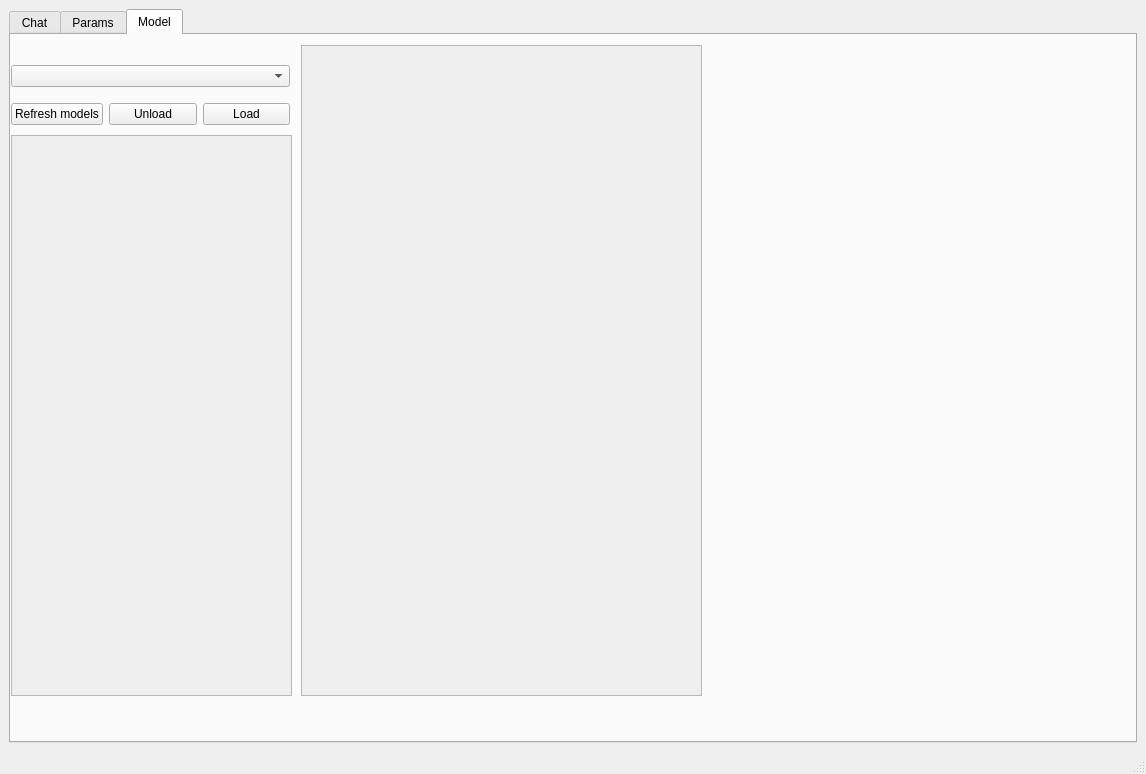
<?xml version="1.0" encoding="UTF-8"?>
<ui version="4.0">
 <class>MainWindow</class>
 <widget class="QMainWindow" name="MainWindow">
  <property name="geometry">
   <rect>
    <x>0</x>
    <y>0</y>
    <width>1146</width>
    <height>774</height>
   </rect>
  </property>
  <property name="windowTitle">
   <string>MainWindow</string>
  </property>
  <widget class="QWidget" name="centralwidget">
   <layout class="QGridLayout" name="gridLayout">
    <item row="0" column="0">
     <widget class="QTabWidget" name="tabWidget">
      <property name="currentIndex">
       <number>2</number>
      </property>
      <widget class="QWidget" name="tabChat">
       <attribute name="title">
        <string>Chat</string>
       </attribute>
       <layout class="QVBoxLayout" name="verticalLayout_2" stretch="0,0,0">
        <item>
         <widget class="QScrollArea" name="chatArea">
          <property name="widgetResizable">
           <bool>true</bool>
          </property>
          <widget class="QWidget" name="chatAreaWidgetContents">
           <property name="geometry">
            <rect>
             <x>0</x>
             <y>0</y>
             <width>1104</width>
             <height>312</height>
            </rect>
           </property>
          </widget>
         </widget>
        </item>
        <item>
         <spacer name="horizontalSpacer">
          <property name="orientation">
           <enum>Qt::Orientation::Horizontal</enum>
          </property>
          <property name="sizeHint" stdset="0">
           <size>
            <width>40</width>
            <height>20</height>
           </size>
          </property>
         </spacer>
        </item>
        <item>
         <layout class="QHBoxLayout" name="horizontalLayout">
          <item>
           <widget class="QTextEdit" name="promptBox">
            <property name="acceptRichText">
             <bool>false</bool>
            </property>
           </widget>
          </item>
          <item>
           <layout class="QVBoxLayout" name="verticalLayout">
            <item>
             <widget class="QPushButton" name="submitButton">
              <property name="text">
               <string>Submit</string>
              </property>
             </widget>
            </item>
            <item>
             <widget class="QPushButton" name="continueButton">
              <property name="text">
               <string>Continue</string>
              </property>
             </widget>
            </item>
            <item>
             <widget class="QPushButton" name="clearButton">
              <property name="text">
               <string>Clear</string>
              </property>
             </widget>
            </item>
           </layout>
          </item>
         </layout>
        </item>
       </layout>
      </widget>
      <widget class="QWidget" name="tabParams">
       <attribute name="title">
        <string>Params</string>
       </attribute>
       <layout class="QGridLayout" name="gridLayout_3"/>
      </widget>
      <widget class="QWidget" name="tabModel">
       <attribute name="title">
        <string>Model</string>
       </attribute>
       <widget class="QWidget" name="verticalLayoutWidget_2">
        <property name="geometry">
         <rect>
          <x>0</x>
          <y>20</y>
          <width>279</width>
          <height>80</height>
         </rect>
        </property>
        <layout class="QVBoxLayout" name="verticalLayout_3">
         <item>
          <widget class="QComboBox" name="modelBox"/>
         </item>
         <item>
          <layout class="QHBoxLayout" name="horizontalLayout_2">
           <item>
            <widget class="QPushButton" name="refreshButton">
             <property name="text">
              <string>Refresh models</string>
             </property>
            </widget>
           </item>
           <item>
            <widget class="QPushButton" name="unloadButton">
             <property name="text">
              <string>Unload</string>
             </property>
            </widget>
           </item>
           <item>
            <widget class="QPushButton" name="loadButton">
             <property name="text">
              <string>Load</string>
             </property>
            </widget>
           </item>
          </layout>
         </item>
        </layout>
       </widget>
       <widget class="QScrollArea" name="boolArea">
        <property name="geometry">
         <rect>
          <x>0</x>
          <y>100</y>
          <width>281</width>
          <height>561</height>
         </rect>
        </property>
        <property name="widgetResizable">
         <bool>true</bool>
        </property>
        <widget class="QWidget" name="boolAreaWidgetContents">
         <property name="geometry">
          <rect>
           <x>0</x>
           <y>0</y>
           <width>279</width>
           <height>559</height>
          </rect>
         </property>
         <layout class="QVBoxLayout" name="verticalLayout_4"/>
        </widget>
       </widget>
       <widget class="QScrollArea" name="numArea">
        <property name="geometry">
         <rect>
          <x>290</x>
          <y>10</y>
          <width>401</width>
          <height>651</height>
         </rect>
        </property>
        <property name="widgetResizable">
         <bool>true</bool>
        </property>
        <widget class="QWidget" name="numAreaWidgetContents">
         <property name="geometry">
          <rect>
           <x>0</x>
           <y>0</y>
           <width>399</width>
           <height>649</height>
          </rect>
         </property>
         <layout class="QVBoxLayout" name="verticalLayout_5"/>
        </widget>
       </widget>
      </widget>
     </widget>
    </item>
   </layout>
  </widget>
  <widget class="QMenuBar" name="menubar">
   <property name="geometry">
    <rect>
     <x>0</x>
     <y>0</y>
     <width>1146</width>
     <height>23</height>
    </rect>
   </property>
  </widget>
  <widget class="QStatusBar" name="statusbar"/>
 </widget>
 <resources/>
 <connections/>
</ui>
